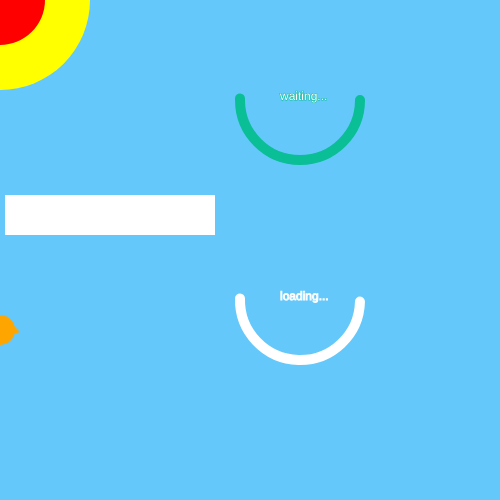
Frame 1 (no input)
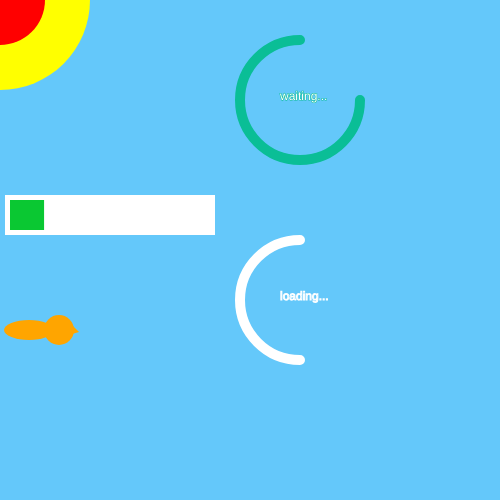
Frame 60 (no input)
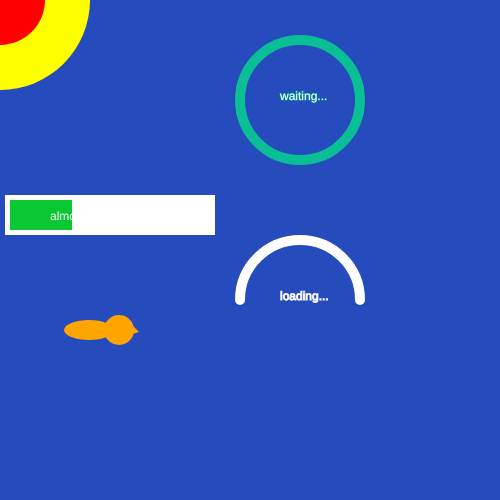
Frame 120 (the mouse pressed at the canvas centre since frame 60)

The p5.js sketch that drew these frames (run headless with seeded random() and noise() and a simulated clock; from frame 60 on, the mouse is pressed at the canvas centre):

// p5.js sketch
// ── sketch.js
let progressX = 0;
let start = 0;
let stop = 0;
let circX = 300
let circY = 300
let width = 80;
let height = 80;

let start1 = 0;
let stop1 = 0;

let star1Y = 300
let star1X = 10;

let bird;
let bird1;

let snowflakes= [];


class Bird{
  constructor(headX,headY,color1){
    this.headX = headX
    this.headY = headY;
    this.color1 = color1;
    
    
    
  }
  
  display(){
    
    fill(this.color1)
    
    //head
    ellipse(this.headX,this.headY,30);
    
    //body
     ellipse(this.headX-30,this.headY,50,20);
    
     //mouth
  triangle(this.headX + 10,this.headY - 8,this.headX + 10,this.headY +5, this.headX + 20,this.headY+2)
  }
  
  move(){
    if(this.headX <= 500){
         this.headX += 1
    }else{
      this.headX = 0;
      this.headY = random(50,450)
    }
 
    
  }
  
 
}

class Snowflake{
  
  constructor(){
    this.x = random(15,480)
    this.y = 10;
    
  }
  
  display(){
    fill(255,255,255,50)
    ellipse(this.x, this.y,10)
    
  }
  
 
  
  move(){
    let speed = map(this.y,0,500,0.5,3)
    if(this.y <= 500){
      this.y += speed;
    }else{
      this.y = 0;
      this.x = random(40,450)
    }
  }
  
}


function setup() {
  createCanvas(500, 500);
  background(0)
  stop = PI;
  stop1 = PI;
  

  bird = new Bird(250,330,"black")
  bird1 = new Bird(0,330,"orange")
  
  

}

function draw() {
  let r = map(mouseX,0,200,100,50);
  let g = map(mouseX,0,200,200,100);
  let b = map(mouseX,0,200,250,200);
  background(color(r,g,b))
  

  
  if(mouseX <=250){
     noStroke()
    fill("yellow")
    ellipse(0,0,180,180)
    fill('red')
    ellipse(0,0,90,90)
    bird1.display()
   bird1.move()
    
    
  }
 
  
  if(mouseX > 250){
    noStroke()
    
    fill(246, 241, 213)
    ellipse(0,0,100)
    
     for (let i = 0; i < random(1); i++) {
    snowflakes.push(new Snowflake()); // append snowflake object
  }
    
    for(let flake of snowflakes){
      flake.display()
      flake.move();
    }
  
    
    bird.display()
    bird.move();
    
  }
  
  
  
  //progress bar 
  strokeWeight(10)
  stroke("white")
  fill("white")
  rect(10,200,200,30)
  
  noStroke()
  fill(10,200,50)
  rect(10,200,progressX,30)
  
  let k = map(progressX,0,150,0.5,0.05)
  let r1 = map(progressX,150,200,0.05,0.02)
  
  if(progressX < 150){
    progressX+= k
  }
  
   if(progressX < 185){
    progressX+= r1
  }
  
  fill("white")
  text("almost there...",50,220)
  
  
  
  //circle1
  stop+=PI/120;
  start += PI/120;
  
  stroke("white")
  noFill()
  arc(circX, circY, width*1.5, height*1.5, start, stop, OPEN);
  strokeWeight(1)
  text("loading...",280,300)
  
  //circle2
  strokeWeight(10)
  stroke(10,190,150)
  stop1 += PI/120
  //start1 =stop1-PI;
  arc(circX, circY-200, width*1.5, height*1.5, start1, stop1, OPEN);
  
  strokeWeight(1)
  fill("white")
  text("waiting...",280,100)
  
  
}


// ── style.css
html, body {
  height: 100%;
}
